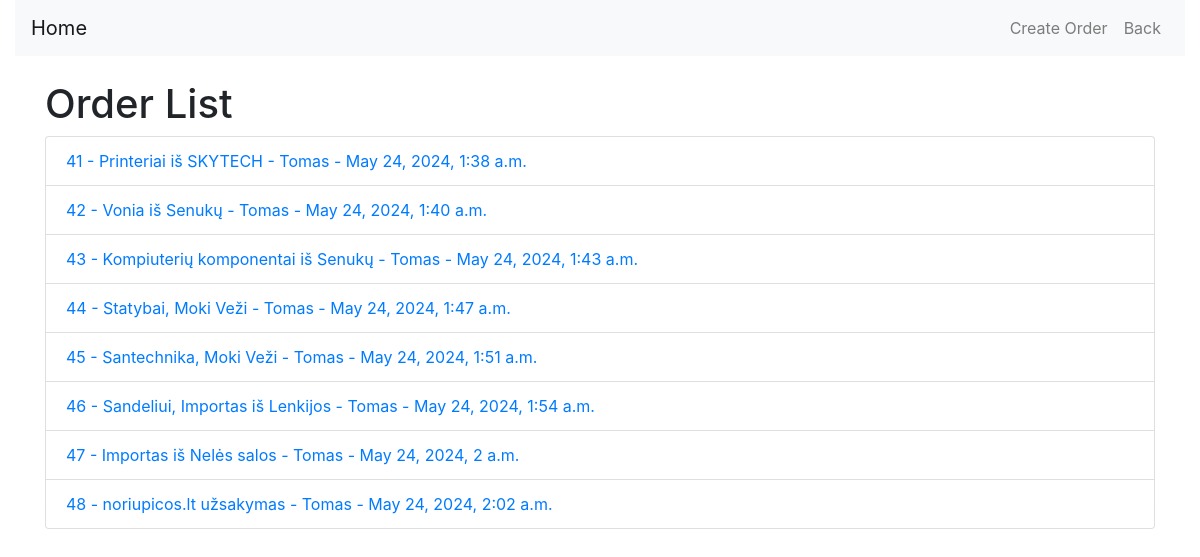
/orders/ (signed in), run on the app's committed database.
### orders/models.py (models this page shows, shortened)
class Order(models.Model):
    user = models.ForeignKey(User, on_delete=models.CASCADE, default=None)
    products = models.ManyToManyField(Product)
    date_ordered = models.DateTimeField(auto_now_add=True)
    order_name = models.CharField(max_length=100)

### orders/views.py (the view)
# urls.py: path('', views.order_list, name='order_list'),
@login_required
def order_list(request):
    orders = Order.objects.filter(user=request.user)
    return render(request, 'orders/order_list.html', {'orders': orders})

### orders/templates/orders/order_list.html (shortened to what this page needs)
<!DOCTYPE html>
<html lang="en">
<head>
    {% load static %}
    <link href="https://stackpath.bootstrapcdn.com/bootstrap/4.5.2/css/bootstrap.min.css" rel="stylesheet">
    <link rel="stylesheet" href="{% static 'alert.css' %}">
</head>
<body>
    <div class="container-fluid">
        <nav class="navbar navbar-expand-lg navbar-light bg-light">
            <a class="navbar-brand" href="{% url 'home' %}">Home</a>
            <div class="collapse navbar-collapse" id="navbarNav">
                <ul class="navbar-nav ml-auto">
                    {% if perms.orders.add_order %}
                        <li class="nav-item">
                            <a class="nav-link" href="{% url 'create_order' %}">Create Order</a>
                        </li>
                    {% endif %}
                    <li class="nav-item">
                        <a class="nav-link" href="{% url 'home' %}">Back</a>
                    </li>
                </ul>
            </div>
        </nav>
        <div class="container mt-4">
            <h1>Order List</h1>
            <ul class="list-group">
                {% if orders %}
                    {% for order in orders %}
                        <li class="list-group-item">
                            <a href="{% url 'order_detail' order.id %}">{{ order.id }} - {{ order.order_name }} - {{ order.user.username }} - {{ order.date_ordered }}</a>
                        </li>
                    {% endfor %}
                {% else %}
                    <li class="list-group-item">No orders available.</li>
                {% endif %}
            </ul>
        </div>
    </div>
</body>
</html>

### data on the page
Order: id "41", order_name "Printeriai iš SKYTECH", user.username "Tomas", date_ordered "May 24, 2024, 1:38 a.m."
Order: id "42", order_name "Vonia iš Senukų", user.username "Tomas", date_ordered "May 24, 2024, 1:40 a.m."
Order: id "43", order_name "Kompiuterių komponentai iš Senukų", user.username "Tomas", date_ordered "May 24, 2024, 1:43 a.m."
Order: id "44", order_name "Statybai, Moki Veži", user.username "Tomas", date_ordered "May 24, 2024, 1:47 a.m."
Order: id "45", order_name "Santechnika, Moki Veži", user.username "Tomas", date_ordered "May 24, 2024, 1:51 a.m."
Order: id "46", order_name "Sandeliui, Importas iš Lenkijos", user.username "Tomas", date_ordered "May 24, 2024, 1:54 a.m."
Order: id "47", order_name "Importas iš Nelės salos", user.username "Tomas", date_ordered "May 24, 2024, 2 a.m."
Order: id "48", order_name "noriupicos.lt užsakymas", user.username "Tomas", date_ordered "May 24, 2024, 2:02 a.m."
